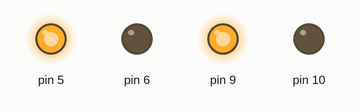
This sketch was run on a simulated Arduino Uno, built with avr-gcc and run on an emulated ATmega328P. Shown: output pins drawn as LEDs (lit = HIGH).

Above: at 5.0 s.
At 15.0 s:
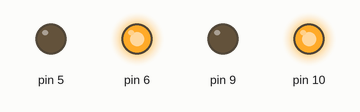
Timing chart, 0 to 26.0 s (numbered marks = the images above):
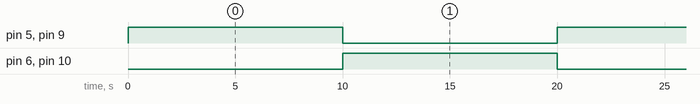

The sketch:

l293d_motor_driver1.ino
```cpp
// C++ code
//
void setup()
{
  pinMode(5, OUTPUT);
  pinMode(6, OUTPUT);
  pinMode(9, OUTPUT);
  pinMode(10, OUTPUT);
}

void loop()
{
  digitalWrite(5, HIGH);
  digitalWrite(6, LOW);
  digitalWrite(9, HIGH);
  digitalWrite(10, LOW);
  delay(10000);

  digitalWrite(5, LOW);
  digitalWrite(6, HIGH);
  digitalWrite(9, LOW);
  digitalWrite(10, HIGH);
  delay(10000);

}
```

Measured:
- by itself, pin 5, pin 6, pin 9, pin 10: alternates HIGH for 10.0 s and LOW for 10.0 s
